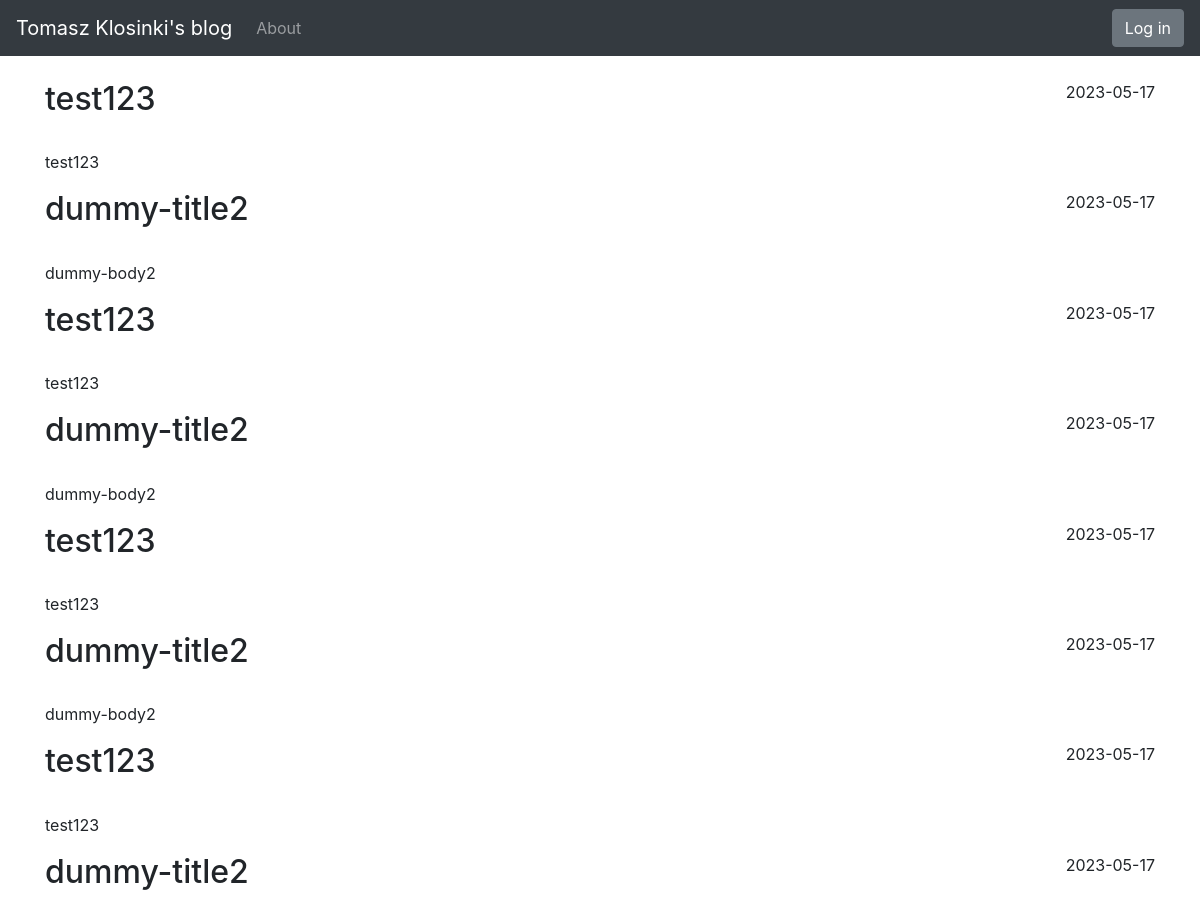
Before: / (upper part) with the older database file.
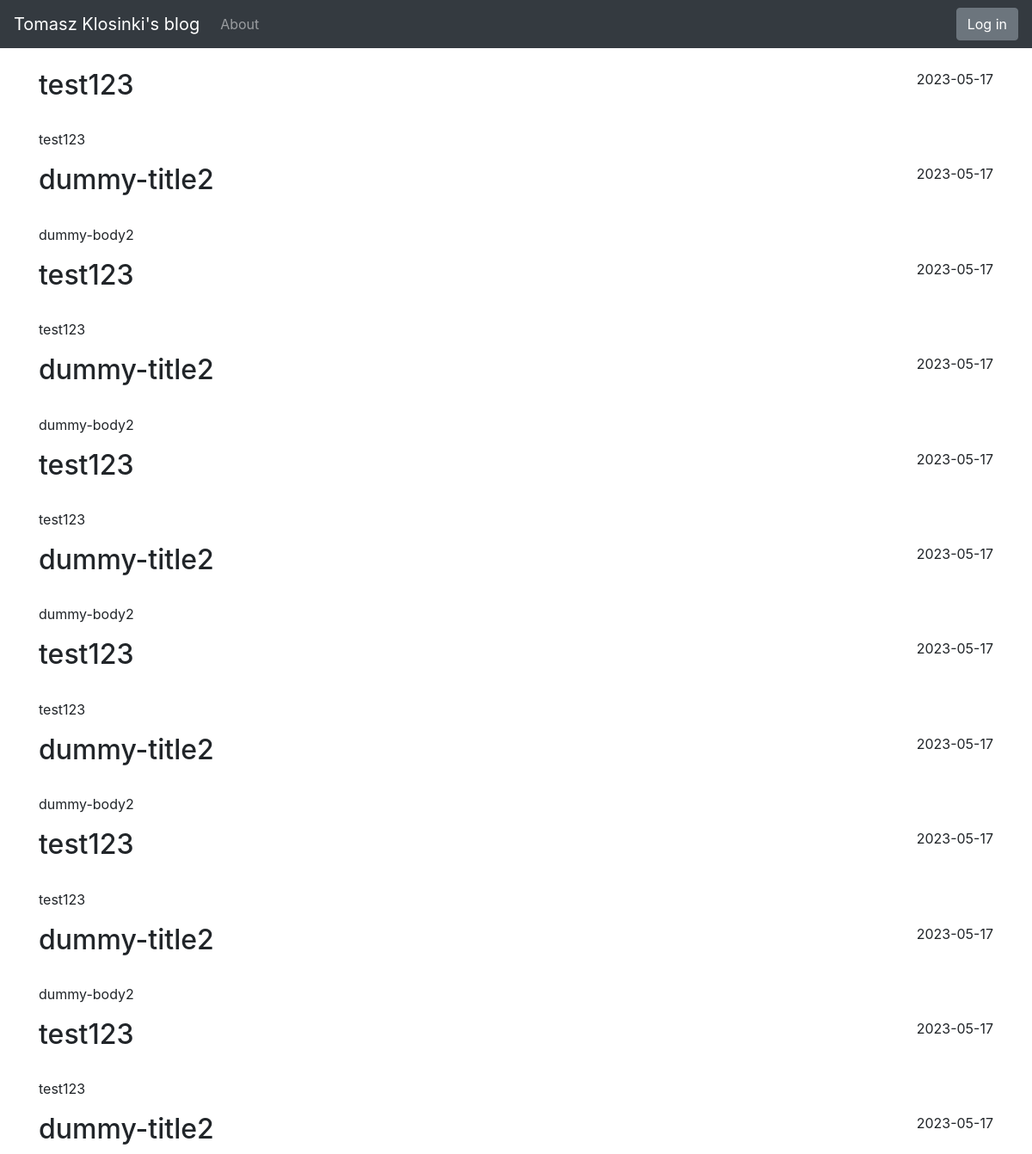
After: the same page with the newer database file.
### blog/models.py (models this page shows, shortened)
class Entry(db.Model):
    id = db.Column(db.Integer, primary_key=True)
    title = db.Column(db.String(80), nullable=False)
    body = db.Column(db.Text, nullable=False)
    pub_date = db.Column(db.DateTime, nullable=False,
                         default=datetime.datetime.utcnow)
    is_published = db.Column(db.Boolean, default=False)

### blog/routes.py (the view)
@app.route("/")
def index():
    all_posts = Entry.query.filter_by(is_published=True).order_by(Entry.pub_date.desc())
    return render_template("homepage.html", all_posts=all_posts)

### blog/templates/homepage.html (shortened to what this page needs)
{% extends "base.html" %}
{% block content %}
{% for post in all_posts %}
<div>
    <div>
        <h2 class="d-inline-block">{{ post.title }}</h2>
        <p class="float-right">{{ post.pub_date.strftime('%Y-%m-%d') }}</p>
    </div>
    <br />
    <p>
        {{ post.body }}
    </p>
</div>
{% endfor %}
{% endblock %}

### blog/templates/base.html (shortened to what this page needs)
<!doctype html>
<html lang="en">
<head>
    <link rel="stylesheet" href="https://stackpath.bootstrapcdn.com/bootstrap/4.5.0/css/bootstrap.min.css"
>
</head>
<body>
<nav class="navbar navbar-expand-md navbar-dark bg-dark fixed-top">
    <a class="navbar-brand" href="{{ url_for('index') }}">Tomasz Klosinki's blog</a>
    <div class="collapse navbar-collapse" id="navbarSupportedContent">
        <ul class="navbar-nav mr-auto">
            <li class="nav-item">
                <a class="nav-link" href="{{ url_for('about') }}">About</a>
            </li>
        </ul>
        {% if session.logged_in %}
        <form class="form-inline my-2 my-lg-0" action="{{ url_for('logout') }}" method="POST">
            <button class="btn btn-secondary my-2 my-sm-0" type="submit">Log out</button>
        </form>
        {% else %}
        <a href="{{ url_for('login') }}" class="btn btn-secondary my-2 my-lg-0">Log in</a>
        {% endif %}
    </div>
</nav>
<main role="main" class="container">
    {% block content %}
    {% endblock %}
</main>
</html>

### blog/templates/base.html (style rules this page uses)
body { padding-top: 5rem; }

Changed rows visible on the page:
added Entry: title "test123", pub_date "2023-05-17", body "test123"
added Entry: title "dummy-title2", pub_date "2023-05-17", body "dummy-body2"
added Entry: title "test123", pub_date "2023-05-17", body "test123"
added Entry: title "dummy-title2", pub_date "2023-05-17", body "dummy-body2"
